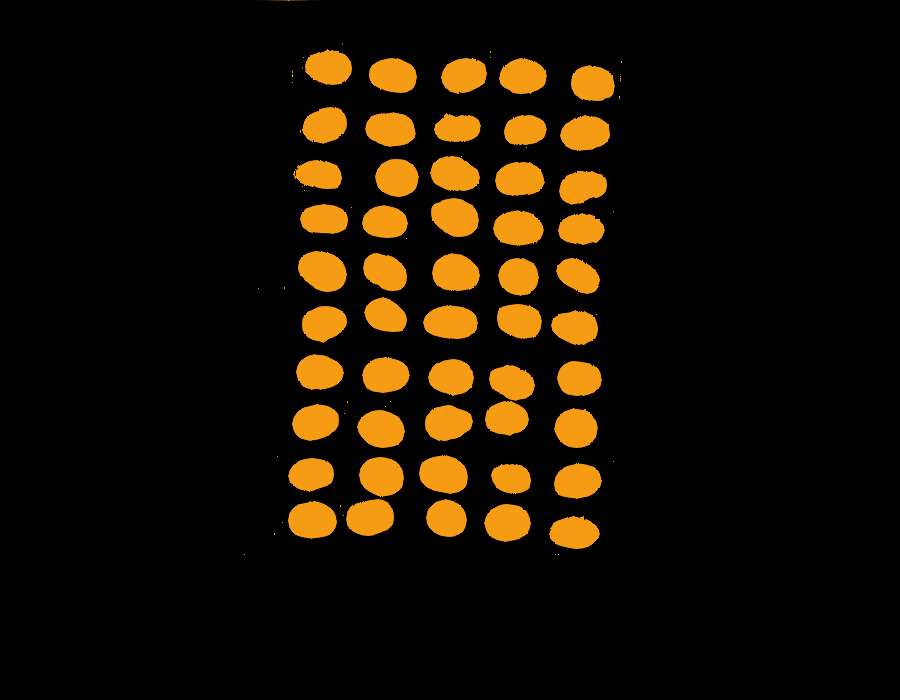
#> input picture data/mock/RIP2_011-RGB.tif, 900 x 700 px
$ python -i generate_mock_hyper.py   (imports and definitions only)
#> lines starting #> are read from the running program, lines starting #| are printed output that depends on the picture; after the words box and inside, x2 and y2 are one past the last pixel; in counts of white or black regions, pixels touching at a corner belong together
#> further down, picture is the input picture: shape (700, 900, 3); mean B, G, R 2, 15.6, 24.6
"""Gera .bil + .hdr mockados (ENVI) a partir de um RGB mock.

As posições das sementes são detectadas no RGB e uma assinatura
espectral distinta é pintada em cada blob (uma gaussiana em uma banda
diferente por classe), para que a classificação tenha sinal real.

Uso:
    # uma imagem
    python scripts/generate_mock_hyper.py \
        --rgb data/labeled/RGB/RIP2_001-RGB.tif \
        --out-dir data/labeled \
        --id 001 \
        --n-classes 4

    # pasta inteira
    python scripts/generate_mock_hyper.py \
        --rgb-dir data/labeled/RGB \
        --out-dir data/labeled \
        --n-classes 4
"""
import argparse
import glob
import os
import re

import cv2
import numpy as np
from spectral import envi


# ---------------------------------------------------------------- writers

# [26 lines left out: functions write_envi_header, write_bil, not called in this run]


def write_bsq(path, cube):
    """(bands, lines, samples) -> BSQ em disco (mais simples)."""
    cube.astype(np.float32).tofile(path)


# ------------------------------------------------------------ blob detect

def detect_blobs(rgb_bgr, min_area=30):
#> called with min_area = 30
    gray = cv2.cvtColor(rgb_bgr, cv2.COLOR_BGR2GRAY)
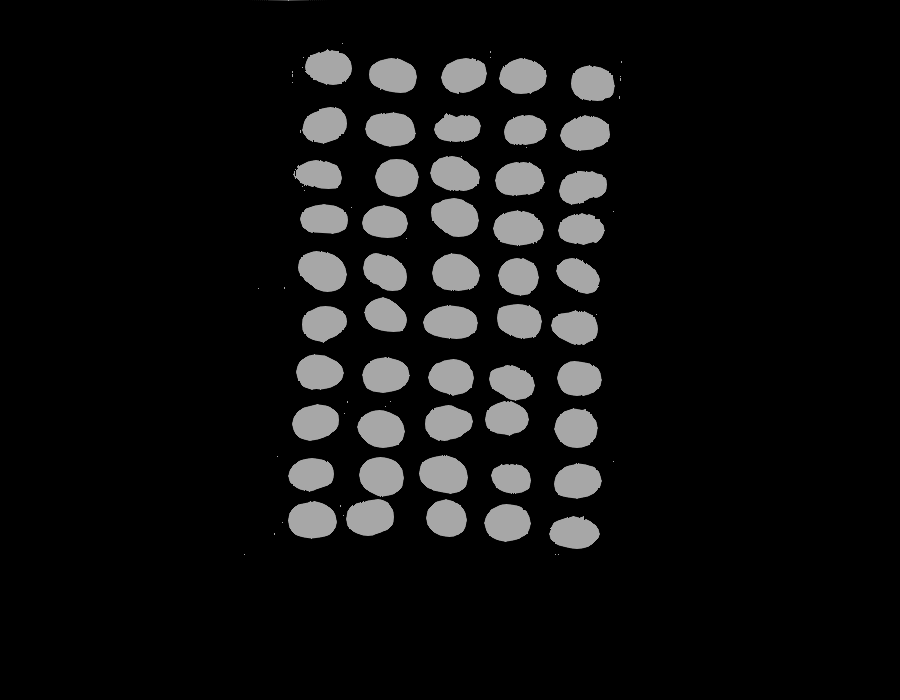
#> gray: shape (700, 900); min 0, max 167, mean 16.8
    _, thresh = cv2.threshold(gray, 0, 255,
                              cv2.THRESH_BINARY + cv2.THRESH_OTSU)
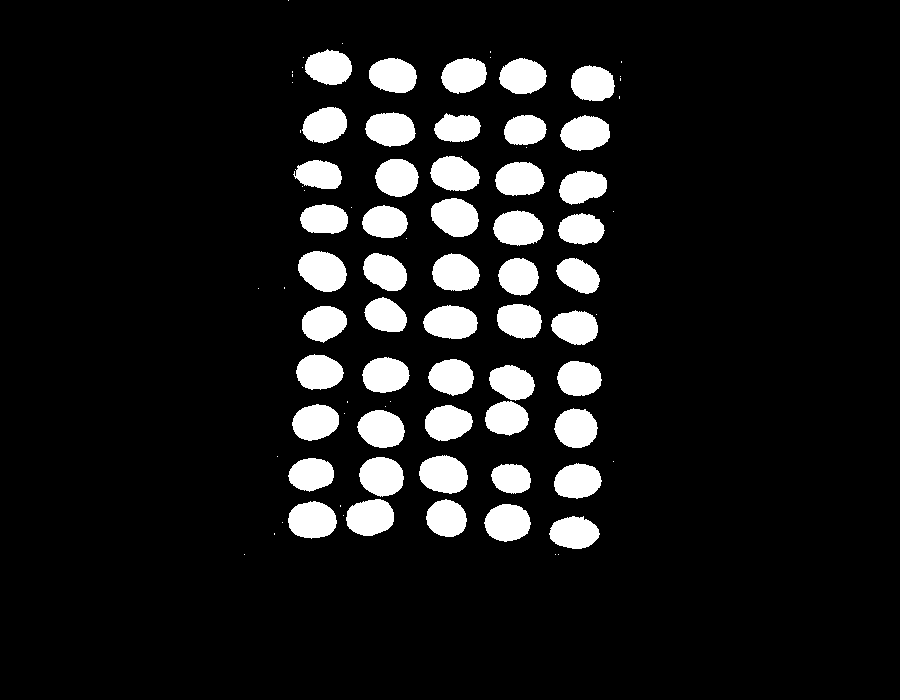
#> thresh: shape (700, 900); 10.1% white; 87 white regions (37 under 20 px)
    contours, _ = cv2.findContours(thresh, cv2.RETR_EXTERNAL,
                                   cv2.CHAIN_APPROX_SIMPLE)
#> contours = 87 contours, 37 with area under 20; largest, box (x1, y1, x2, y2) and area: (298, 251, 347, 292) 1445, (419, 455, 468, 494) 1402, (423, 305, 478, 339) 1386, (288, 501, 337, 539) 1374, (431, 198, 479, 237) 1356
    blobs = []
    for c in contours:
        if cv2.contourArea(c) < min_area:
            continue
        x, y, w, h = cv2.boundingRect(c)
        blobs.append((x + w // 2, y + h // 2, w, h))
#> this loop made 87 passes
#> (x, y, w, h) on passes 6, 9, 10, 11, 12, 13, 14, 16, 17, 19, 21, 22: (549, 516, 51, 33), (484, 504, 47, 38), (288, 501, 49, 38), (426, 499, 41, 38), (346, 499, 48, 37), (491, 464, 40, 30), (554, 463, 48, 36), (288, 458, 46, 34), (359, 457, 45, 40), (419, 455, 49, 39), (357, 410, 48, 38), (554, 408, 44, 40)
#> c on passes 1, 2, 3, 4, 5, 7: [[558, 554]], [[555, 554]], [[244, 554]], [[274, 533], [274, 534]], [[282, 522]], [[343, 515]]
#> after the loop, blobs = 50 items, first 6: (574, 532, 51, 33), (507, 523, 47, 38), (312, 520, 49, 38), (446, 518, 41, 38), (370, 517, 48, 37), (511, 479, 40, 30)
    return blobs


# -------------------------------------------------------------- generator

# [25 lines left out: functions make_signature, generate_cube, not called in this run]


# ------------------------------------------------------------------- main

_ID_RE = re.compile(r"RIP2_(?P<id>.+?)-RGB\.\w+$")


# [61 lines left out: functions _process, main, not called in this run]


# [2 lines not run here, left out]

>>> import cv2
>>> picture = cv2.imread('../data/mock/RIP2_011-RGB.tif')
>>> result = detect_blobs(picture)
#> result has the same summary as blobs in detect_blobs
